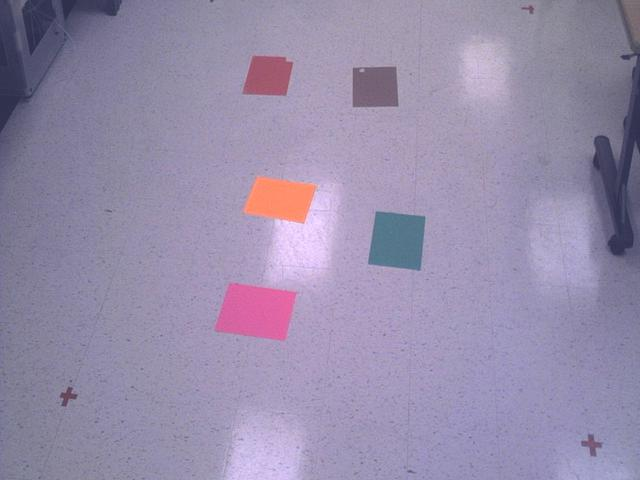
#> input picture images/train0.jpg, 640 x 480 px
$ python findcenters.py ../images/train0.jpg
#> lines starting #> are read from the running program, lines starting #| are printed output that depends on the picture; after the words box and inside, x2 and y2 are one past the last pixel; in counts of white or black regions, pixels touching at a corner belong together; long printed decimals are rounded
import numpy as np
from scipy import ndimage
import matplotlib.pyplot as plt

import skimage
from skimage import io, filters, feature, morphology, color
from skimage.morphology import disk

from PIL import Image
import warnings
import time
import os.path
import glob
import re

import sys

try:
    fname = sys.argv[1]
except IndexError as e:
    print('Please enter a valid image file path!')
    sys.exit()

try:
    imrgb = io.imread(fname)
#> imrgb is the input picture: shape (480, 640, 3); mean R, G, B 151, 141.1, 170.5
except FileNotFoundError:
    print('Please enter a valid image file path!')
    sys.exit()


# use the skimage.color.rgb2gray() function to
# convert the multichannel color images to
# single channel grayscale image
imgray = color.rgb2gray(imrgb)
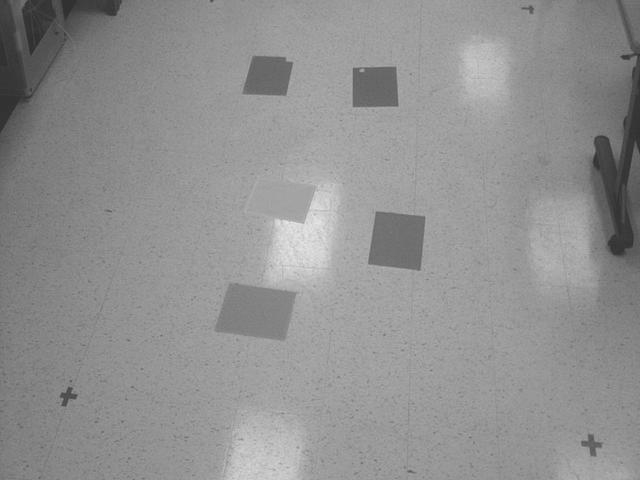
#> imgray: shape (480, 640) float64; min 0.176, max 0.909, mean 0.57

with warnings.catch_warnings():
    warnings.simplefilter("ignore")

    # smooth the image using a rank median filter
    denoised = filters.rank.median(imgray, disk(2))

# detect contrast differences using Canny edge filtering
edges = feature.canny(denoised, sigma=1)
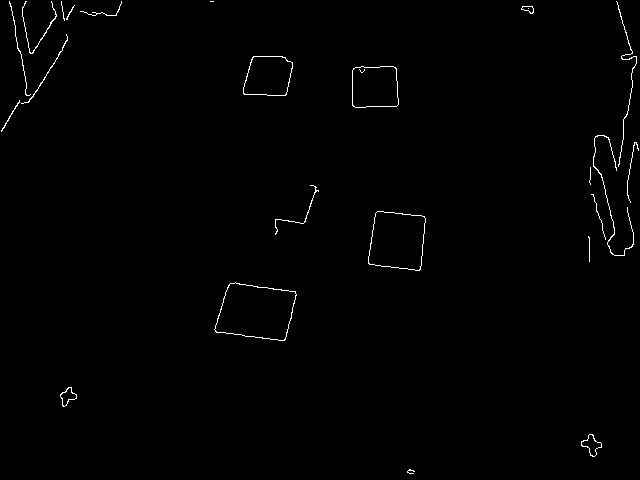
#> edges: shape (480, 640) bool; 0.72% white in thin lines or dots

# binary-dilation algorithm to fill groups
segmented = ndimage.binary_fill_holes(edges)
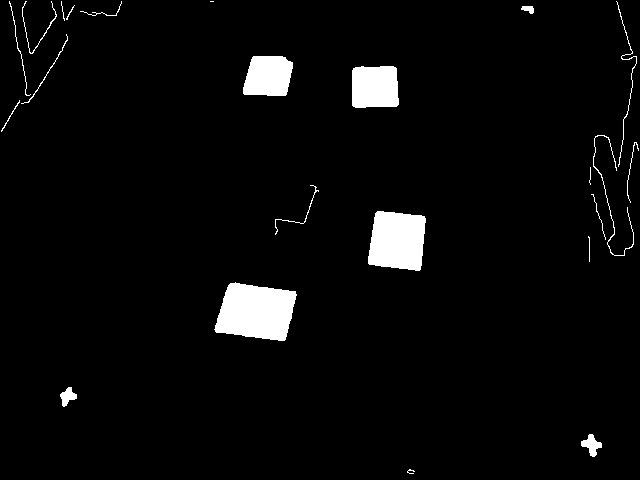
#> segmented: shape (480, 640) bool; 3.8% white; 23 white regions (3 under 20 px), largest, box (x1, y1, x2, y2) and area: (214, 282, 297, 341) 3628, (368, 211, 426, 271) 2885, (352, 66, 399, 108) 1853

label_objects, nb_labels = ndimage.label(segmented)
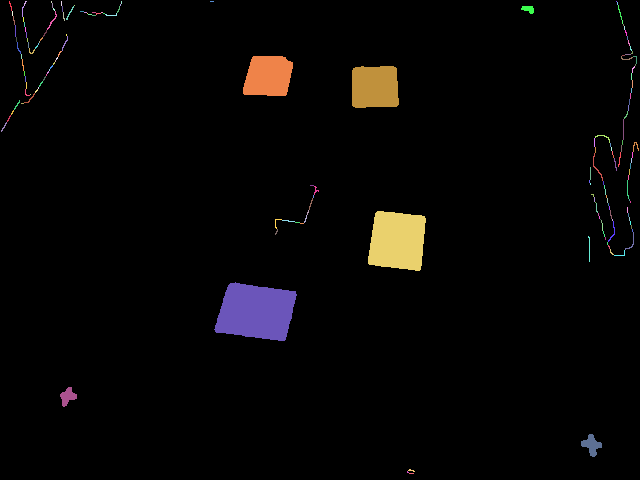
#> label_objects: shape (480, 640) int32; 175 distinct labels, from 0 to 174; one colour per label, 0 black
#> nb_labels = 174


# threshold size, then perform essentially an
sizes = np.bincount(label_objects.ravel())
#> sizes = 175 values, max 295388 at index 0, min 1 at index 7, mean 1755.4
mask_sizes = sizes > 40
mask_sizes[0] = 0

# logically AND operation with the surviving labels
cleaned = mask_sizes[label_objects]
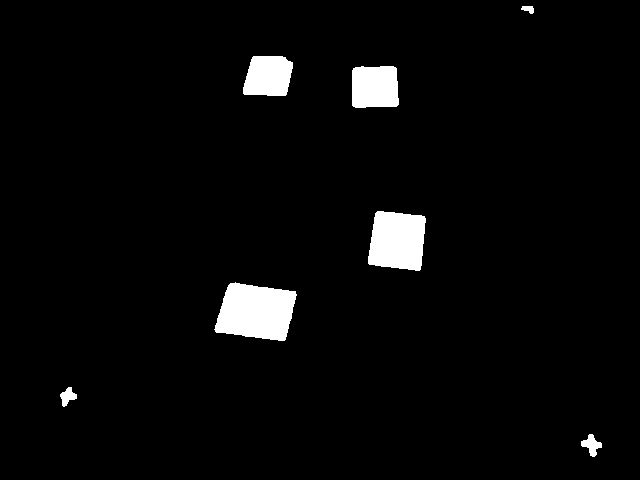
#> cleaned: shape (480, 640) bool; 3.4% white; 7 white regions, largest, box (x1, y1, x2, y2) and area: (214, 282, 297, 341) 3628, (368, 211, 426, 271) 2885, (352, 66, 399, 108) 1853
labels, _ = ndimage.label(cleaned)
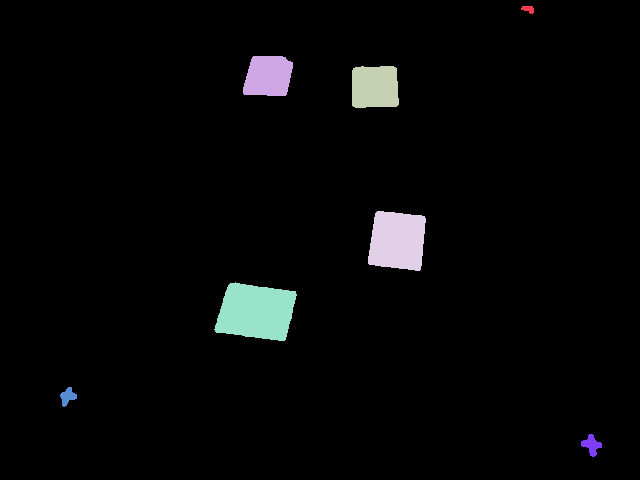
#> labels: shape (480, 640) int32; 8 distinct labels, from 0 to 7; one colour per label, 0 black
centers = ndimage.measurements.center_of_mass(denoised,labels=labels, index=np.arange(labels.min(),labels.max()))
#> centers = [(245.6, 325), (8.68, 527.7), (75.92, 268), (86.6, 374.3), (240.4, 396.9), (311.5, 256), (396.1, 67.39)]

print(centers)
#| [(245.621, 324.952), (8.683, 527.733), (75.920, 268.013), (86.604, 374.340), (240.404, 396.936), (311.472, 255.994), (396.057, 67.385)]

$ run again, on images/train10.jpg
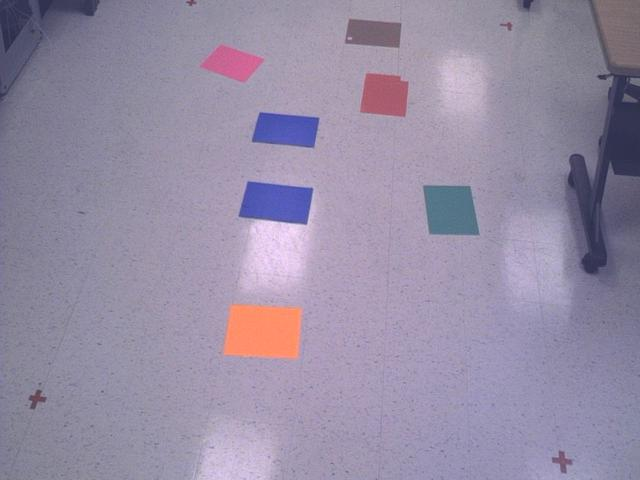
#> input picture images/train10.jpg, 640 x 480 px
#> imrgb is the input picture: shape (480, 640, 3); mean R, G, B 150.3, 141, 164.7
#> edges: shape (480, 640) bool; 0.84% white in thin lines or dots
#> segmented: shape (480, 640) bool; 4.4% white; 32 white regions (7 under 20 px), largest, box (x1, y1, x2, y2) and area: (239, 181, 313, 225) 2587, (423, 185, 480, 236) 2485, (252, 112, 319, 148) 1960
#> `label_objects, nb_labels = ndimage.label(segmented)`:
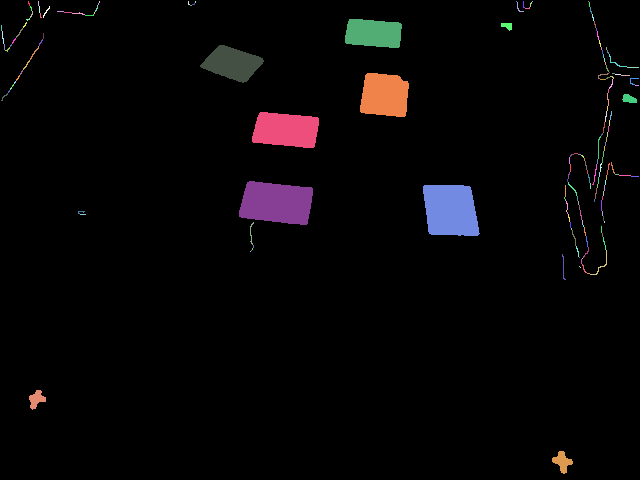
#> label_objects: shape (480, 640) int32; 180 distinct labels, from 0 to 179; one colour per label, 0 black
#> nb_labels = 179
#> sizes = 180 values, max 293649 at index 0, min 1 at index 6, mean 1706.7
#> `labels, _ = ndimage.label(cleaned)`:
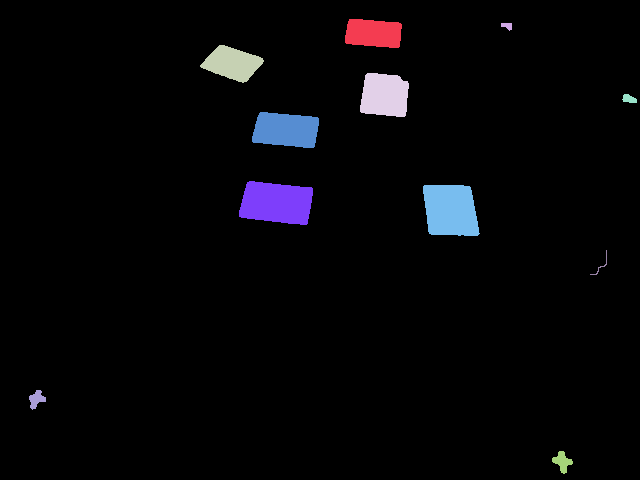
#> labels: shape (480, 640) int32; 12 distinct labels, from 0 to 11; one colour per label, 0 black
#> centers = [(249, 317.4), (33, 373.1), (25.43, 506.6), (63.19, 232.2), (94.96, 384.1), (98.45, 628.7), (129.9, 285.7), (202.9, 276.6), (210, 450), (265.5, 600.6), (398.8, 36.1)]
#| [(248.982, 317.417), (32.995, 373.130), (25.425, 506.632), (63.186, 232.178), (94.961, 384.132), (98.453, 628.651), (129.878, 285.735), (202.861, 276.610), (210.000, 450.043), (265.483, 600.610), (398.824, 36.105)]

$ run again, on images/train12.jpg
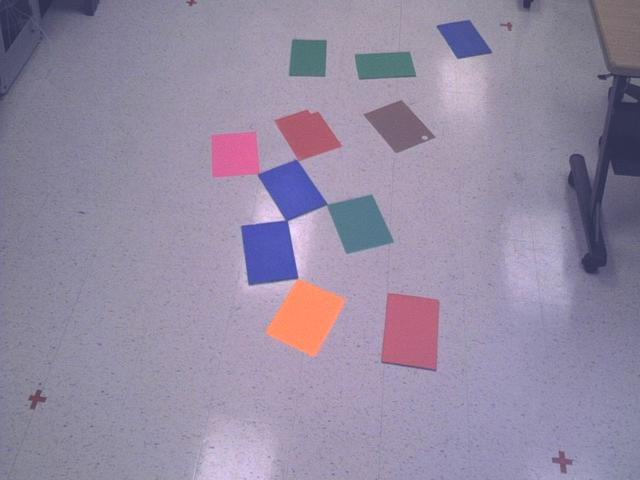
#> input picture images/train12.jpg, 640 x 480 px
#> imrgb is the input picture: shape (480, 640, 3); mean R, G, B 148.5, 138.8, 162.5
#> edges: shape (480, 640) bool; 1.1% white in thin lines or dots
#> segmented: shape (480, 640) bool; 6.7% white; 27 white regions (3 under 20 px), largest, box (x1, y1, x2, y2) and area: (241, 110, 394, 286) 8354, (381, 293, 440, 372) 4009, (364, 100, 435, 153) 2122
#> `label_objects, nb_labels = ndimage.label(segmented)`:
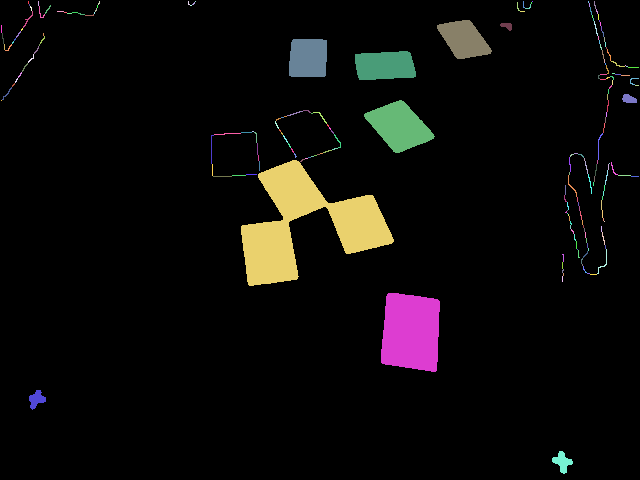
#> label_objects: shape (480, 640) int32; 213 distinct labels, from 0 to 212; one colour per label, 0 black
#> nb_labels = 212
#> sizes = 213 values, max 286489 at index 0, min 1 at index 5, mean 1442.3
#> cleaned: shape (480, 640) bool; 6.2% white; 10 white regions, largest, box (x1, y1, x2, y2) and area: (241, 160, 394, 286) 8153, (381, 293, 440, 372) 4009, (364, 100, 435, 153) 2122
#> `labels, _ = ndimage.label(cleaned)`:
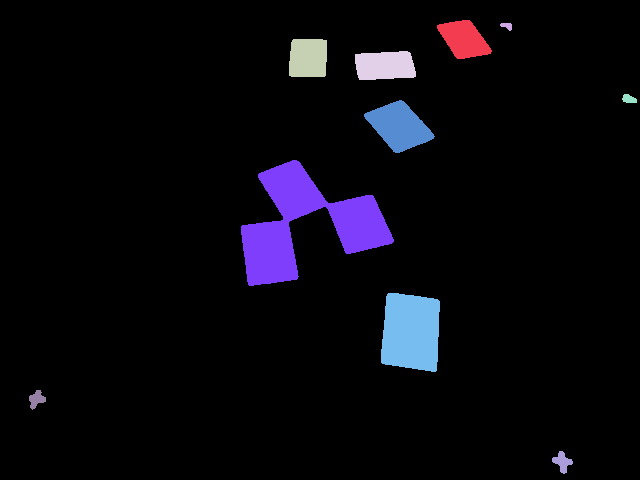
#> labels: shape (480, 640) int32; 11 distinct labels, from 0 to 10; one colour per label, 0 black
#> centers = [(248.2, 315.8), (39.13, 463.5), (25.51, 506.4), (57.7, 307.8), (65.23, 384.5), (98.54, 628.6), (126.1, 398.8), (224, 308.3), (331.6, 410.6), (398.9, 36.2)]
#| [(248.163, 315.772), (39.135, 463.490), (25.513, 506.371), (57.696, 307.766), (65.232, 384.485), (98.537, 628.587), (126.072, 398.827), (223.964, 308.319), (331.610, 410.571), (398.877, 36.203)]
